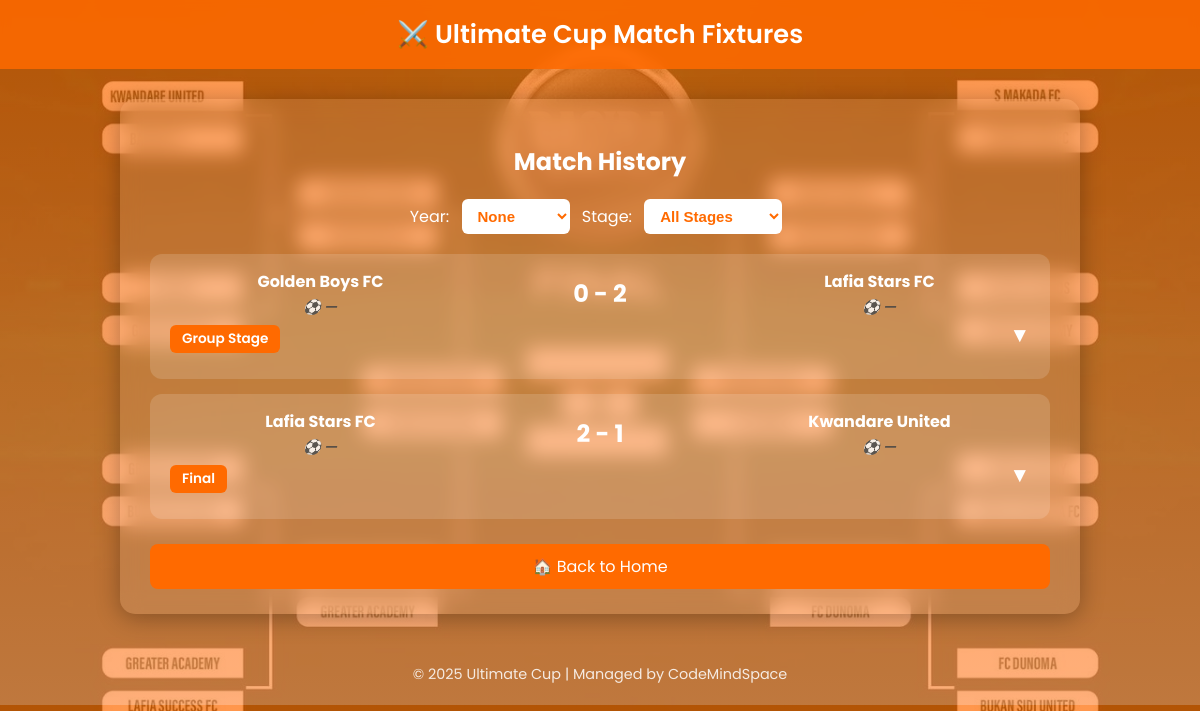
Screenshot of /matches with the database file from the repository.
### tables this page shows
CREATE TABLE matches (
    id INTEGER PRIMARY KEY AUTOINCREMENT,
    team_a INTEGER,
    team_b INTEGER,
    score_a INTEGER,
    score_b INTEGER,
    date TEXT,
    venue TEXT,
    stage TEXT, year TEXT, yellow_a INTEGER DEFAULT 0, yellow_b INTEGER DEFAULT 0, red_a INTEGER DEFAULT 0, red_b INTEGER DEFAULT 0, goals_a INTEGER DEFAULT 0, goals_b INTEGER DEFAULT 0,
    FOREIGN KEY (team_a) REFERENCES teams(id),
    FOREIGN KEY (team_b) REFERENCES teams(id)
);

CREATE TABLE teams (
    id INTEGER PRIMARY KEY AUTOINCREMENT,
    name TEXT NOT NULL,
    group_name TEXT
, badge_path TEXT, coach TEXT, badge TEXT);

### app.py (the view)
@app.route('/matches')
def matches():
    conn = get_db()
    years = [row['year'] for row in conn.execute("SELECT DISTINCT year FROM matches ORDER BY year DESC").fetchall()]
    selected_year = request.args.get('year')
    selected_stage = request.args.get('stage')
    query = """
        SELECT
            m.id, m.team_a, m.team_b, m.score_a, m.score_b,
            m.yellow_a, m.yellow_b, m.red_a, m.red_b,
            m.stage, m.date, m.venue, m.year,
            t1.name AS team_a_name, t2.name AS team_b_name
        FROM matches m
        JOIN teams t1 ON m.team_a = t1.id
        JOIN teams t2 ON m.team_b = t2.id
    """
    conditions = []
    params = []
    if selected_year:
        conditions.append("m.year = ?")
        params.append(selected_year)
    if selected_stage:
        conditions.append("m.stage = ?")
        params.append(selected_stage)
    if conditions:
        query += " WHERE " + " AND ".join(conditions)
    query += " ORDER BY m.date DESC"
    matches_rows = conn.execute(query, params).fetchall()
    matches_data = []
    for match in matches_rows:
        match = dict(match)
        scorers_query = """
            SELECT p.name AS player_name, mg.goals_scored, p.team_id
            FROM match_goals mg
            JOIN players p ON mg.player_id = p.id
            WHERE mg.match_id = ?
        """
        goal_rows = conn.execute(scorers_query, (match["id"],)).fetchall()
        team_a_scorers = [f"{row['player_name']} ({row['goals_scored']})" for row in goal_rows if row["team_id"] == match["team_a"]]
        team_b_scorers = [f"{row['player_name']} ({row['goals_scored']})" for row in goal_rows if row["team_id"] == match["team_b"]]
        matches_data.append({
            "id": match["id"],
            "year": match["year"],
            "team_a": match["team_a_name"],
            "team_b": match["team_b_name"],
            "score_a": match["score_a"],
            "score_b": match["score_b"],
            "stage": match["stage"],
            "venue": match["venue"],
            "date": match["date"],
            "yellow_a": match["yellow_a"],
            "red_a": match["red_a"],
            "yellow_b": match["yellow_b"],
            "red_b": match["red_b"],
            "team_a_scorers": team_a_scorers,
            "team_b_scorers": team_b_scorers
        })
    conn.close()
    return render_template(
        'matches.html',
        matches=matches_data,
        years=years,
        selected_year=selected_year,
        selected_stage=selected_stage
    )

### app.py (called while the page is built)
def get_db():
    conn = sqlite3.connect("ultimate_cup.db")
    conn.row_factory = sqlite3.Row
    return conn

### templates/matches.html (shortened to what this page needs)
<!DOCTYPE html>
<html lang="en">
<head>
</head>
<body>
    <header>⚔️ Ultimate Cup Match Fixtures</header>
    <div class="container">
        <h2>Match History</h2>
        <div class="filter-bar">
            <form method="get" action="{{ url_for('matches') }}">
                <label>Year:</label>
                <select name="year" onchange="this.form.submit()">
                    {% for y in years %}
                    <option value="{{ y }}" {% if y==selected_year %}selected{% endif %}>{{ y }}</option>
                    {% endfor %}
                </select>
                <label>Stage:</label>
                <select name="stage" onchange="this.form.submit()">
                    <option value="">All Stages</option>
                </select>
            </form>
        </div>
        {% for match in matches %}
        <div class="match-card" onclick="toggleSummary(this)">
            <div class="match-header">
                <div class="team">
                    <strong>{{ match.team_a }}</strong><br>
                    <span class="scorers">
                        ⚽ {% if match.team_a_scorers %}
                        {{ match.team_a_scorers | join(', ') }}
                        {% else %} —
                        {% endif %}
                    </span>
                </div>
                <div class="score">{{ match.score_a }} - {{ match.score_b }}</div>
                <div class="team">
                    <strong>{{ match.team_b }}</strong><br>
                    <span class="scorers">
                        ⚽ {% if match.team_b_scorers %}
                        {{ match.team_b_scorers | join(', ') }}
                        {% else %} —
                        {% endif %}
                    </span>
                </div>
            </div>
            <div class="stage">{{ match.stage }}</div>
            <div class="toggle">▼</div>
        </div>
        {% endfor %}
        <a href="{{ url_for('index') }}" class="btn"
            style="display:block;text-align:center;margin-top:25px;background:#FF6A00;color:white;padding:10px 20px;text-decoration:none;border-radius:8px;">
            🏠 Back to Home
        </a>
    </div>
    <footer>© 2025 Ultimate Cup | Managed by CodeMindSpace</footer>
</body>
</html>

### rows the page displays
matches: team_a "Golden Boys FC", score_a "0", score_b "2", team_b "Lafia Stars FC", stage "Group Stage"
matches: team_a "Lafia Stars FC", score_a "2", score_b "1", team_b "Kwandare United", stage "Final"

### other values shown
form field year "None"
